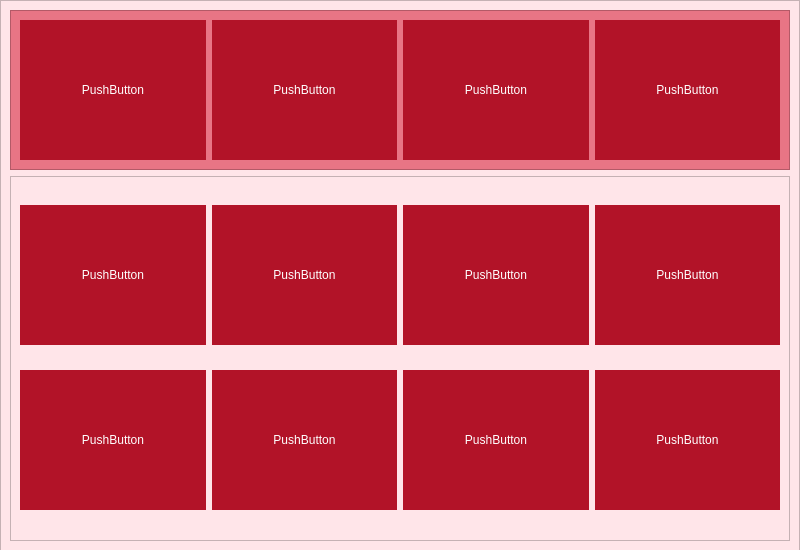
<?xml version="1.0" encoding="UTF-8"?>
<ui version="4.0">
 <class>PageAnime</class>
 <widget class="QWidget" name="PageAnime">
  <property name="geometry">
   <rect>
    <x>0</x>
    <y>0</y>
    <width>800</width>
    <height>550</height>
   </rect>
  </property>
  <property name="minimumSize">
   <size>
    <width>800</width>
    <height>550</height>
   </size>
  </property>
  <property name="maximumSize">
   <size>
    <width>800</width>
    <height>550</height>
   </size>
  </property>
  <property name="windowTitle">
   <string>Form</string>
  </property>
  <widget class="QFrame" name="frame">
   <property name="geometry">
    <rect>
     <x>0</x>
     <y>0</y>
     <width>800</width>
     <height>551</height>
    </rect>
   </property>
   <property name="minimumSize">
    <size>
     <width>800</width>
     <height>50</height>
    </size>
   </property>
   <property name="styleSheet">
    <string notr="true">background-color : #ffe5e9;
color : white;
font: 75 14pt &quot;Calibri&quot;;</string>
   </property>
   <property name="frameShape">
    <enum>QFrame::StyledPanel</enum>
   </property>
   <property name="frameShadow">
    <enum>QFrame::Raised</enum>
   </property>
   <layout class="QVBoxLayout" name="verticalLayout" stretch="1,3">
    <item>
     <widget class="QFrame" name="frameNews">
      <property name="styleSheet">
       <string notr="true">background-color: #e87585;</string>
      </property>
      <property name="frameShape">
       <enum>QFrame::StyledPanel</enum>
      </property>
      <property name="frameShadow">
       <enum>QFrame::Raised</enum>
      </property>
      <layout class="QGridLayout" name="gridLayout_5">
       <item row="0" column="0">
        <widget class="QPushButton" name="pushButton">
         <property name="minimumSize">
          <size>
           <width>140</width>
           <height>140</height>
          </size>
         </property>
         <property name="styleSheet">
          <string notr="true">background-color: #b21328; border : none;</string>
         </property>
         <property name="text">
          <string>PushButton</string>
         </property>
         <property name="flat">
          <bool>false</bool>
         </property>
        </widget>
       </item>
       <item row="0" column="1">
        <widget class="QPushButton" name="pushButton_2">
         <property name="minimumSize">
          <size>
           <width>140</width>
           <height>140</height>
          </size>
         </property>
         <property name="styleSheet">
          <string notr="true">background-color: #b21328; border : none;</string>
         </property>
         <property name="text">
          <string>PushButton</string>
         </property>
         <property name="flat">
          <bool>false</bool>
         </property>
        </widget>
       </item>
       <item row="0" column="2">
        <widget class="QPushButton" name="pushButton_3">
         <property name="minimumSize">
          <size>
           <width>140</width>
           <height>140</height>
          </size>
         </property>
         <property name="styleSheet">
          <string notr="true">background-color: #b21328; border : none;</string>
         </property>
         <property name="text">
          <string>PushButton</string>
         </property>
         <property name="flat">
          <bool>false</bool>
         </property>
        </widget>
       </item>
       <item row="0" column="3">
        <widget class="QPushButton" name="pushButton_4">
         <property name="minimumSize">
          <size>
           <width>140</width>
           <height>140</height>
          </size>
         </property>
         <property name="styleSheet">
          <string notr="true">background-color: #b21328; border : none;</string>
         </property>
         <property name="text">
          <string>PushButton</string>
         </property>
         <property name="flat">
          <bool>false</bool>
         </property>
        </widget>
       </item>
      </layout>
     </widget>
    </item>
    <item>
     <widget class="QFrame" name="frameOthers">
      <property name="frameShape">
       <enum>QFrame::StyledPanel</enum>
      </property>
      <property name="frameShadow">
       <enum>QFrame::Raised</enum>
      </property>
      <layout class="QGridLayout" name="gridLayout">
       <item row="0" column="2">
        <widget class="QPushButton" name="pushButton_7">
         <property name="minimumSize">
          <size>
           <width>140</width>
           <height>140</height>
          </size>
         </property>
         <property name="styleSheet">
          <string notr="true">background-color: #b21328; border : none;</string>
         </property>
         <property name="text">
          <string>PushButton</string>
         </property>
         <property name="flat">
          <bool>false</bool>
         </property>
        </widget>
       </item>
       <item row="0" column="3">
        <widget class="QPushButton" name="pushButton_8">
         <property name="minimumSize">
          <size>
           <width>140</width>
           <height>140</height>
          </size>
         </property>
         <property name="styleSheet">
          <string notr="true">background-color: #b21328; border : none;</string>
         </property>
         <property name="text">
          <string>PushButton</string>
         </property>
         <property name="flat">
          <bool>false</bool>
         </property>
        </widget>
       </item>
       <item row="0" column="1">
        <widget class="QPushButton" name="pushButton_6">
         <property name="minimumSize">
          <size>
           <width>140</width>
           <height>140</height>
          </size>
         </property>
         <property name="styleSheet">
          <string notr="true">background-color: #b21328; border : none;</string>
         </property>
         <property name="text">
          <string>PushButton</string>
         </property>
         <property name="flat">
          <bool>false</bool>
         </property>
        </widget>
       </item>
       <item row="0" column="0">
        <widget class="QPushButton" name="pushButton_5">
         <property name="minimumSize">
          <size>
           <width>140</width>
           <height>140</height>
          </size>
         </property>
         <property name="styleSheet">
          <string notr="true">background-color: #b21328; border : none;</string>
         </property>
         <property name="text">
          <string>PushButton</string>
         </property>
         <property name="flat">
          <bool>false</bool>
         </property>
        </widget>
       </item>
       <item row="1" column="1">
        <widget class="QPushButton" name="pushButton_9">
         <property name="minimumSize">
          <size>
           <width>140</width>
           <height>140</height>
          </size>
         </property>
         <property name="styleSheet">
          <string notr="true">background-color: #b21328; border : none;</string>
         </property>
         <property name="text">
          <string>PushButton</string>
         </property>
         <property name="flat">
          <bool>false</bool>
         </property>
        </widget>
       </item>
       <item row="1" column="0">
        <widget class="QPushButton" name="pushButton_10">
         <property name="minimumSize">
          <size>
           <width>140</width>
           <height>140</height>
          </size>
         </property>
         <property name="styleSheet">
          <string notr="true">background-color: #b21328; border : none;</string>
         </property>
         <property name="text">
          <string>PushButton</string>
         </property>
         <property name="flat">
          <bool>false</bool>
         </property>
        </widget>
       </item>
       <item row="1" column="2">
        <widget class="QPushButton" name="pushButton_11">
         <property name="minimumSize">
          <size>
           <width>140</width>
           <height>140</height>
          </size>
         </property>
         <property name="styleSheet">
          <string notr="true">background-color: #b21328; border : none;</string>
         </property>
         <property name="text">
          <string>PushButton</string>
         </property>
         <property name="flat">
          <bool>false</bool>
         </property>
        </widget>
       </item>
       <item row="1" column="3">
        <widget class="QPushButton" name="pushButton_12">
         <property name="minimumSize">
          <size>
           <width>140</width>
           <height>140</height>
          </size>
         </property>
         <property name="styleSheet">
          <string notr="true">background-color: #b21328; border : none;</string>
         </property>
         <property name="text">
          <string>PushButton</string>
         </property>
         <property name="flat">
          <bool>false</bool>
         </property>
        </widget>
       </item>
      </layout>
     </widget>
    </item>
   </layout>
  </widget>
 </widget>
 <resources/>
 <connections/>
</ui>
